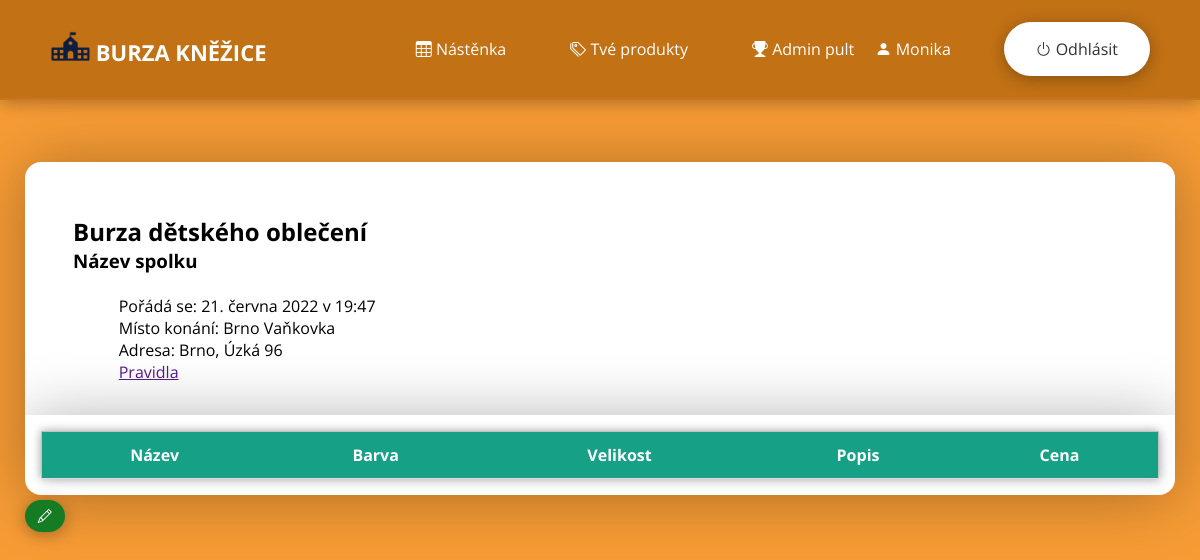
Screenshot of / (signed in) with the database file from the repository.
### web/models.py (models this page shows)
class User(db.Model, UserMixin):
    id = db.Column(db.Integer, primary_key=True)
    email = db.Column(db.String(150), unique=True)
    username = db.Column(db.String(150), unique=True)
    password = db.Column(db.String(150))
    tel_number = db.Column(db.String(150))
    town = db.Column(db.String(150))
    street = db.Column(db.String(150))
    psc = db.Column(db.String(150))
    status = db.Column(db.String(150))
    token = db.Column(db.String(150))
    date_created = db.Column(db.DateTime(timezone=True), default=func.now())
    posts = db.relationship('Post', backref='user', passive_deletes=True)

class Burza(db.Model):
    id = db.Column(db.Integer, primary_key=True)
    date = db.Column(db.String(150))
    place = db.Column(db.String(150))
    adress = db.Column(db.String(150))
    xLoc = db.Column(db.String(30))
    yLoc = db.Column(db.String(30))
    numItem = db.Column(db.Integer)
    numSeller = db.Column(db.Integer)
    numSellItem = db.Column(db.Integer)
    TotalProfit = db.Column(db.Integer)

### web/views.py (the view)
@views.route("/")
def home():
    info = Burza.query.all()
    best = 0
    for i in info:
        if best < i.id:
            best = i.id
    info = Burza.query.filter_by(id = best).first()
    posts = Post.query.all()
    posts.reverse()
    for i in posts:
        if i.status:
            posts.remove(i)
    posts = posts[:15]
    return render_template("main_page.html", user=current_user, posts=posts, info = info)

### web/__init__.py (called while the page is built)
def create_app():
    app =  Flask(__name__)
    toastr = Toastr(app)
    app.config['SECRET_KEY'] = 'idontcare'
    app.config['SQLALCHEMY_DATABASE_URI'] = f'sqlite:///{DB_NAME}'
    app.config['SQLALCHEMY_TRACK_MODIFICATIONS'] = True
    db.init_app(app)
    from .views import views
    app.register_blueprint(views, url_prefix="/")
    from .auth import auth
    app.register_blueprint(auth, url_prefix="/")
    from .models import User, Post, Burza
    create_database(app)
    login_manager = LoginManager()
    login_manager.login_view = "auth.login"
    login_manager.init_app(app)
    @login_manager.user_loader
    def load_user(id):
        return User.query.get(int(id))
    return app

### web/flash_toastr/__init__.py (called while the page is built)
    @staticmethod
    def include_toastr_js(version=None, js_filename=None):
        if version is None:
            version = current_app.config.get('TOASTR_VERSION')
        if js_filename is None:
            js_filename = current_app.config.get('TOASTR_JS_FILENAME')
        js = '<script src="//cdnjs.cloudflare.com/ajax/libs/' \
             'toastr.js/{0}/{1}"></script>\n'.format(version, js_filename)
        return Markup(js)

    @staticmethod
    def include_toastr_css(version=None, css_filename=None):
        if version is None:
            version = current_app.config.get('TOASTR_VERSION')
        if css_filename is None:
            css_filename = current_app.config.get('TOASTR_CSS_FILENAME')
        css = '<link href="//cdnjs.cloudflare.com/ajax/libs/' \
              'toastr.js/{0}/{1}" rel="stylesheet" />\n'.format(
                version,
                css_filename
                )
        if current_app.config.get('TOASTR_OPACITY'):
            return Markup(css)
        else:
            return Markup('''
<style type = text/css>
  #toast-container>div {
    opacity: 1 !important;
  }
</style> {0}'''.format(css))

    @staticmethod
    def include_jquery(version=None):
        if version is None:
            version = current_app.config.get('TOASTR_JQUERY_VERSION')
        js = ('<script src="//code.jquery.com/' +
              'jquery-{0}.min.js"></script>'.format(version))
        return Markup(js)

    @staticmethod
    def context_processor():
        return {'toastr': current_app.extensions['toastr']}

### web/templates/main_page.html (shortened to what this page needs)
{% extends "base.html" %}
{% block content %}
<div id = "container-info">
    <div class = "inline">
        <div id = "text_block">
            <h2>Burza dětského oblečení</h2>
            <h3>Název spolku</h3><br>
            <p class = "tabulator">Pořádá se: {{info.date}}<br>
            Místo konání: {{info.place}}<br>
            Adresa: {{info.adress}}<br>
            <a href = "">Pravidla</a>
            </p>
        </div>
    </div>
    <div class = "inline">
        <div id = "googleMap"></div>
    </div>
</div>
<div class="container-table">
    <table id='table'>
        <tr id="head">
            <th>Název</th>
            <th>Barva</th>
            <th>Velikost</th>
            <th>Popis</th>
            <th>Cena</th>
        </tr>
    </table>
</div>
{% endblock %}
{% block rightcontent %}
{% if user.status == 'admin' %}
    <div class='main-update'>
        <a href="/event" id="table-button-update">
            <i class="bi bi-pencil"></i>
          </a>
    </div>
{% endif %}
{% endblock %}

### web/templates/base.html (shortened to what this page needs)
<!doctype html>
<html lang="cz">
    <link rel="stylesheet"
      href="https://cdn.jsdelivr.net/npm/bootstrap-icons@1.5.0/font/bootstrap-icons.css">
    <link rel = "stylesheet"
      href = "{{ url_for('static', filename='CSS/style.css') }}">
    <link rel="stylesheet"
      href="https://cdnjs.cloudflare.com/ajax/libs/font-awesome/4.7.0/css/font-awesome.min.css">
    {{ toastr.include_toastr_css() }}
  </head>
  <body>
    <header>
      <div class="container_navbar">
        <nav class="nav">
          <a href="{{ url_for('views.home') }}" class="logo">
            <img src="{{ url_for('static', filename='source/logo2.png') }}"
              alt=""
              width="40"
              height="30"
              class="d-inline-block align-text-middle">
              BURZA KNĚŽICE
          </a>
          <ul class="nav-list">
            <li>
              <a href="{{ url_for('views.home') }}" class="nav-link">
                <i class="bi bi-table"></i> Nástěnka
              </a>
            </li>
            {% if user.is_authenticated %}
              <li>
                <a href="{{ url_for('views.posts', username=user.username) }}" class="nav-link">
                  <i class="bi bi-tags"></i> Tvé produkty
                </a>
              </li>
              {% if user.status != 'user' %}
                <li>
                  <a href="{{ url_for('views.admin') }}" class="nav-link">
                    {% if user.status == 'admin' %}
                      <i class="bi bi-trophy-fill"></i> Admin pult
                    {% else %}
                      <i class="bi bi-cart4"></i> Prodejní pult
                    {% endif %}
                  </a>
                </li>
              {% endif %}
            {% endif %}
          </ul>
          <ul class="log-list">
            {% if user.is_authenticated %}
              <li>
                <a href="{{ url_for('views.profile', username=user.username) }}" class="nav-link">
                  <i class="bi bi-person-fill"></i> {{user.username}}
                </a>
              </li>
              <li>
                <a href="{{ url_for('auth.logout') }}" id="nav-cta">
                  <i class="bi bi-power"></i> Odhlásit
                </a>
              </li>
            {% endif %}
          </ul>
        </nav>
      </div>
    </header>
    <div class="container-content">
      <div id = "left_block">
      </div>
      <div id = "middle_block">
        {% block content %}{% endblock %}
      </div>
      <div id = "right_block">
        {% block rightcontent %}{% endblock %}
      </div>
    </div>
  </body>
</html>

### web/static/CSS/style.css (style rules this page uses)
* { box-sizing: border-box; }
body { background-color: #F79C35; font-family: 'Open Sans', sans-serif; display: flex; overflow-x: hidden; justify-content: center; min-height: 100vh; margin: 0; }
.container-content { margin-top: 100px; align-items: top; padding: 25px; }
*, *::before, *::after { margin: 0; padding: 0; box-sizing: border-box; }
header { width: 100%; position: fixed; top: 0; left: 0; transition: background-color .5s ease; z-index: 1000; }
.container_navbar { width: 100%; }
.nav { width: 100%; height: 100px; padding-left: 50px; padding-right: 50px; display: flex; align-items: center; justify-content: space-between; background-color: #c27115; box-shadow: 0 3px 1rem rgba(0,0,0,.3); border-bottom: 2px solid rgba(255,255,255,.05); transition: height .5s ease; }
.nav a { text-decoration: none; color: #fff; font-size: 16px; vertical-align: center; }
.nav .logo { font-size: 22px; font-weight: bold; vertical-align: center; transform: translateX(-100rem); animation: slideIn .5s forwards; }
.nav-list { list-style: none; display: flex; align-items: center; vertical-align: center; transform: translateX(100rem); animation: slideIn .5s forwards; }
.log-list { list-style: none; display: flex; align-items: right; vertical-align: center; transform: translateX(100rem); animation: slideIn .5s forwards; }
.log-list .nav-link { position: absolute; margin-top: 16px; margin-inline-start: -8rem; }
.nav-link { margin: 0 2rem; position: relative; }
.nav-link::after { content: ''; width: 100%; height: 2px; background-color: #fff; box-shadow: 0 3px 1rem rgba(0,0,0,.5); position: absolute; left: 0; bottom: -3px; transform: scaleX(0); transform-origin: left; transition: transform .5s ease; }
#nav-cta { display: inline-block; background-color: #fff; color: #313131; padding: 1rem 2rem; border-radius: 2rem; box-shadow: 0 3px 1rem rgba(0,0,0,.3); transition: background-color .5s ease; }
table { position: relative; border-collapse: collapse; width: 100%; border: 1px solid #bdc3c7; box-shadow: 2px 2px 12px rgba(0, 0, 0, 0.2), -1px -1px 8px rgba(0, 0, 0, 0.2); }
th, td { padding: 12px; text-align: center; border-bottom: 1px solid #ddd; }
#head { background-color: #16a085; color: #fff; }
#left_block { display: inline-block; padding-left: 2rem; padding-top: 2rem; }
#middle_block { background-color: #fff; display: inline-block; border-radius: 1rem; box-shadow: 0 3px 4rem rgba(0, 0, 0, 0.3); overflow: hidden; width: 1150px; max-width: 100%; }
#right_block { display: inline-block; vertical-align: top; }
#container-info { padding-left: 3rem; padding-top: 1rem; margin-bottom: 2rem; }
.container-table { padding: 1rem; box-shadow: 0 3px 4rem rgba(0, 0, 0, 0.3); max-width: 100%; }
.inline { display: inline-block; width: 45%; }
.tabulator { margin-left: 5ch; }
#googleMap { margin-left: 5ch; width: 100%; height: 200px; }
.main-update #table-button-update { display: inline-block; width: 2.5rem; height: 2rem; background-color: rgb(21, 124, 35); color: #ffffff; padding: .4rem .8rem; text-decoration: none; font-size: 14px; border-radius: 1.6rem; box-shadow: 0 3px 1rem rgba(0, 0, 0, 0.3); transition: background-color .5s ease; }

### rows the page displays
User: username "Monika"
Burza: date "21. června 2022 v 19:47", place "Brno Vaňkovka", adress "Brno, Úzká 96"
